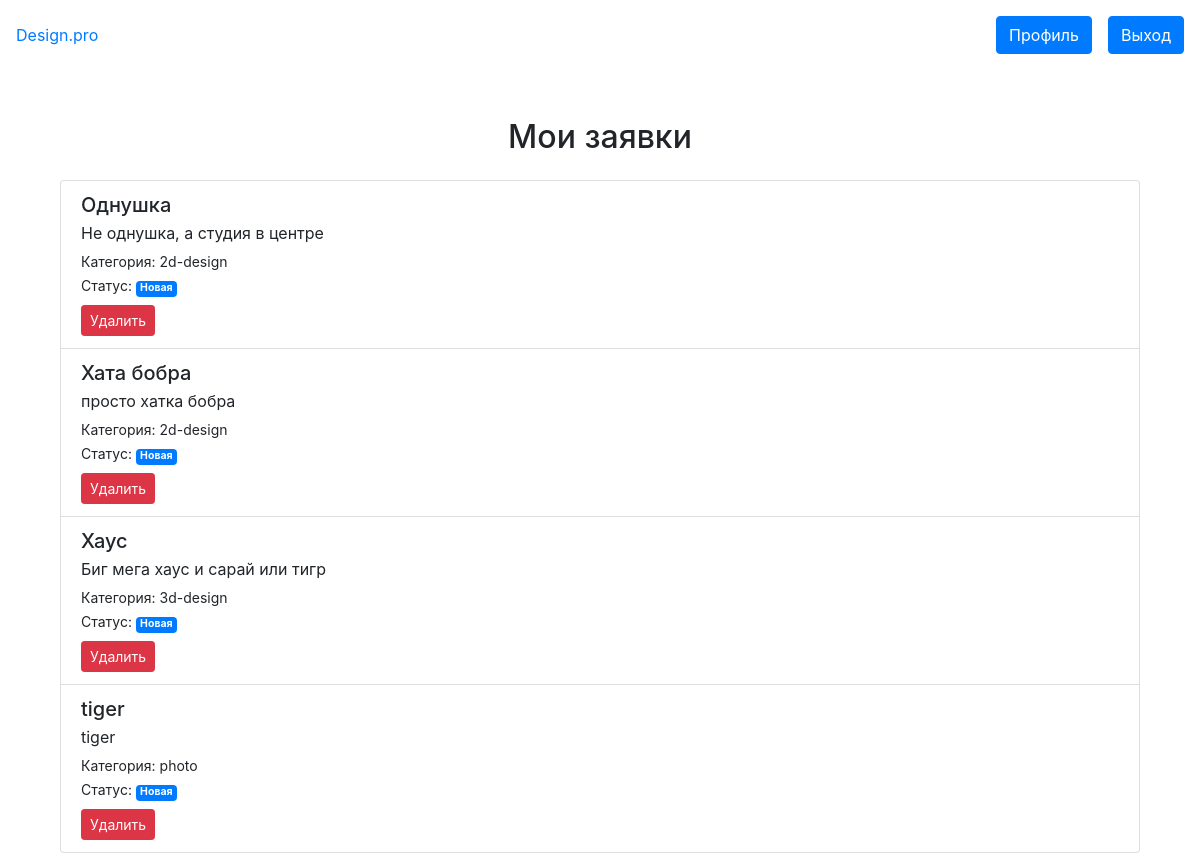
The page /interior/user/4/requests/ (signed in) on the database its author committed.
### interior/models.py (models this page shows, shortened)
class Request(models.Model):
    title = models.CharField(max_length=200, verbose_name='Название')
    description = models.TextField(max_length=1000, verbose_name='Описание')
    category = models.ForeignKey(Category, on_delete=models.SET_NULL, null=True, help_text='Выберите категорию')
    timestamp = models.DateTimeField(auto_now_add=True)
    user = models.ForeignKey(User, on_delete=models.CASCADE)
    def validate_image(image):
        valid_mime_types = ['image/jpeg', 'image/png', 'image/bmp']
        mime_type = image.file.content_type
        if mime_type not in valid_mime_types:
            raise ValidationError("Формат файла должен быть: jpg, jpeg, png, bmp.")
        file_size = image.size
        limit_mb = 2
        if file_size > limit_mb * 1024 * 1024:
            raise ValidationError("Размер файла не должен превышать 2 МБ.")
    design_image = models.ImageField(upload_to='interior/design',validators=[validate_image], verbose_name='Фото')
    STATUS_CHOICES = (
        ('new', 'Новая'),
        ('in_progress', 'Принято в работу'),
        ('completed', 'Выполнено'),
    )
    status = models.CharField(max_length=20, choices=STATUS_CHOICES, default='new')

class Category(models.Model):
    name = models.CharField(max_length=100, unique=True, verbose_name='Категория')

### interior/views.py (the view)
# urls.py: path('user/<int:user_id>/requests/', views.user_requests, name='profile-requests'),
def user_requests(request, user_id):
    user = request.user
    requests = Request.objects.filter(user=user).order_by('-id')
    return render(request, 'interior/user_requests.html', {'requests': requests})

### interior/templates/interior/user_requests.html
{% extends 'base.html' %}
{% block content %}
<div class="container mt-5">
    <h2 class="mb-4 text-center">Мои заявки</h2>
    {% if requests %}
        <div class="list-group">
            {% for request in requests %}
                <div class="list-group-item">
                    <h5 class="mb-1">{{ request.title }}</h5>
                    <p class="mb-1">{{ request.description|truncatewords:20 }}</p>
                    <small>Категория: {{ request.category.name }}</small><br>
                    <small>Статус:
                        {% if request.status == 'new' %}
                            <span class="badge badge-primary">Новая</span>
                        {% elif request.status == 'in_progress' %}
                            <span class="badge badge-warning">Принято в работу</span>
                        {% else %}
                            <span class="badge badge-success">Выполнено</span>
                        {% endif %}
                    </small><br>
                    <a href="{% url 'request-delete' request.id %}" class="btn btn-danger btn-sm mt-2">Удалить</a>
                </div>
            {% endfor %}
        </div>
    {% else %}
        <p class="text-center">У вас нет заявок.</p>
    {% endif %}
</div>
{% endblock %}

### interior/templates/base.html (shortened to what this page needs)
{% load static %}
{% load bootstrap4 %}
<!doctype html>
<html lang="ru">
<head>
    {% bootstrap_css %}
</head>
<body>
    <div class="d-flex align-items-center justify-content-between p-3">
        <a class="text-decoration-none fs-2" href="{% url 'index' %}">Design.pro</a>
        <nav class="d-flex align-items-center gap-4">
            {% if user.is_authenticated %}
                {% if user.is_superuser %}
                <a class="btn btn-primary mr-3" href="http://127.0.0.1:8000/admin/">Админка</a>
                {% else %}
                <a class="btn btn-primary mr-3" href="{% url 'profile' user.id %}">Профиль</a>
                {% endif %}
                <a class="btn btn-primary" href="{% url 'logout' %}">Выход</a>
            {% else %}
                <a class="btn btn-primary mr-3" href="{% url 'login' %}">Вход</a>
                <a class="btn btn-primary" href="{% url 'register' %}">Регистрация</a>
            {% endif %}
        </nav>
    </div>
    <main class="container mt-4">
        <div>
            {% block content %} {% endblock %}
        </div>
    </main>
</body>
</html>

### rows shown on the page
Request: title "Однушка", description "Не однушка, а студия в центре", category.name "2d-design", status "Новая"
Request: title "Хата бобра", description "просто хатка бобра", category.name "2d-design", status "Новая"
Request: title "Хаус", description "Биг мега хаус и сарай или тигр", category.name "3d-design", status "Новая"
Request: title "tiger", description "tiger", category.name "photo", status "Новая"
